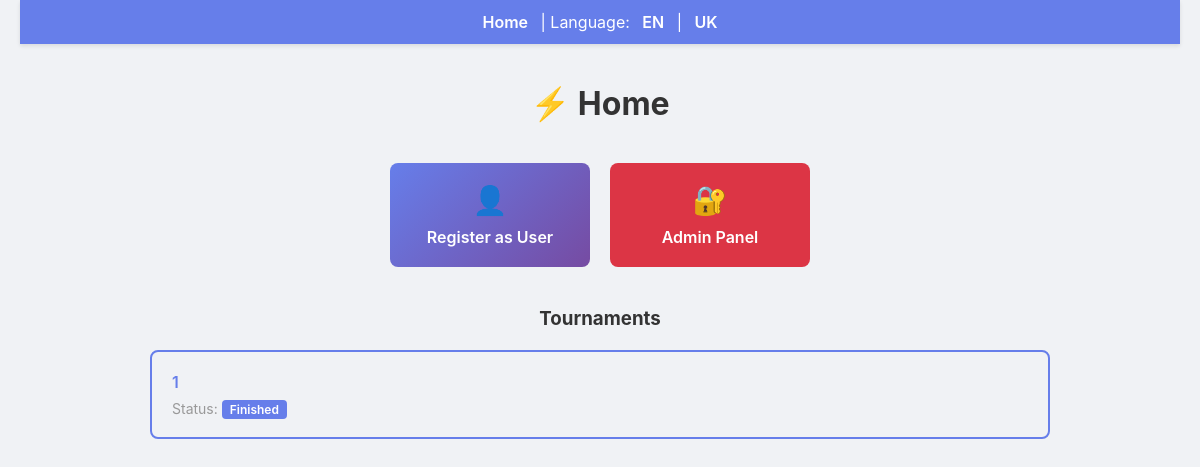
Before: / with the older database file.
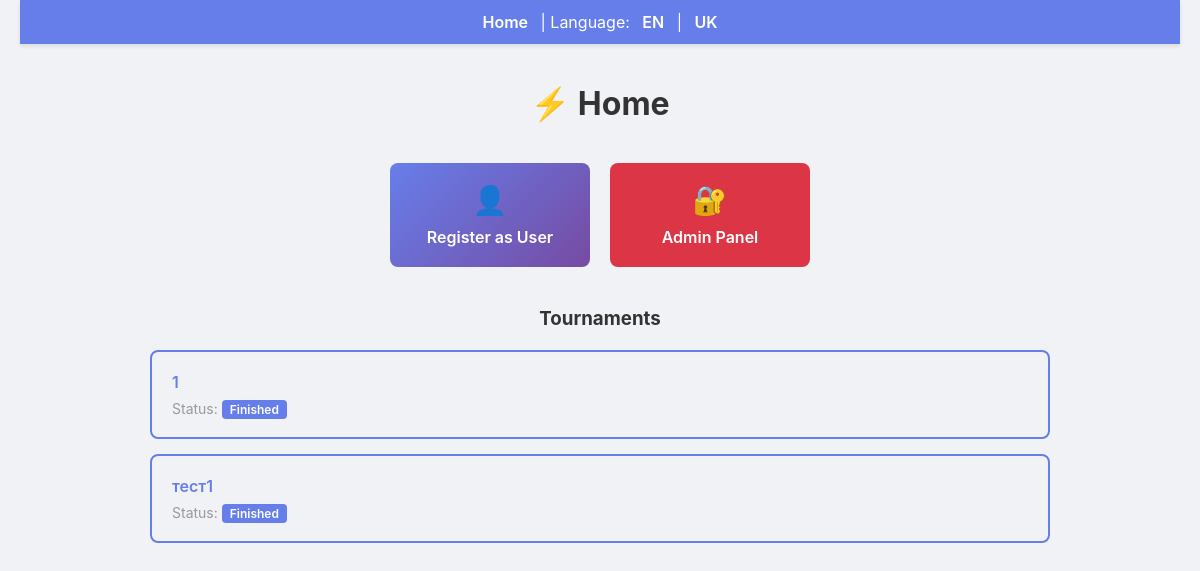
After: the same page with the newer database file.
### backend/models.py (models this page shows)
class Tournament(db.Model):
    id = db.Column(db.Integer, primary_key=True)
    name = db.Column(db.String(200), nullable=False)
    description = db.Column(db.Text)
    max_teams = db.Column(db.Integer)
    status = db.Column(db.String(30), default="Draft")
    rounds = db.relationship('Round', backref='tournament', lazy=True)

### backend/tournaments.py (the view)
def index():
    tournaments = Tournament.query.all()
    return render_template('index.html', tournaments=tournaments)

### backend/app.py (called while the page is built)
@app.context_processor
def inject_user_processor():
    return inject_user()

@app.context_processor
def translation_processor():
    return translation()

### backend/app_helpers.py (called while the page is built)
def get_current_user():
    uid = session.get('user_id')
    if uid:
        return db.session.get(User, uid)
    return None

def inject_user():
    return {'get_current_user': get_current_user}

def translation():
    lang = session.get('language', 'en')
    def t(key):
        return get_text(key, lang)
    return {
        't': t,
        'lang': lang,
        'supported_languages': list(TRANSLATIONS.keys())
    }

### backend/translations.py (called while the page is built)
def get_text(key, lang='en'):
    if lang not in TRANSLATIONS:
        lang = 'en'
    return TRANSLATIONS[lang].get(key, key)

### templates/index.html
{% extends 'base.html' %}
{% block head %}
  <link rel="stylesheet" href="/static/css/index.css">
{% endblock %}
{% block content %}
  <h1 class="home-title">⚡ {{ t('home') }}</h1>
  <div class="action-buttons">
    <a href="/register" class="action-link">
      <div class="action-card">
        <div class="action-icon">👤</div>
        <div class="action-text">{{ t('register') }}</div>
      </div>
    </a>
    <a href="/admin" class="action-link">
      <div class="action-card admin">
        <div style="font-size: 28px; margin-bottom: 10px;">🔐</div>
        <div style="font-weight: 600;">{{ t('admin_panel') }}</div>
      </div>
    </a>
  </div>
  <h3 class="tournaments-title">{{ t('tournaments') }}</h3>
  <div class="tournaments-grid">
    {% for t_item in tournaments %}
      <a href="/tournament/{{t_item.id}}" class="tournament-link">
        <div class="tournament-card">
          <div class="tournament-name">{{t_item.name}}</div>
          <div class="tournament-info">
            {{ t('status') }}: <span class="status-badge">{{t_item.status}}</span>
          </div>
        </div>
      </a>
    {% else %}
      <div class="no-tournaments">
        {{ t('no_tournaments') }}
      </div>
    {% endfor %}
  </div>
{% endblock %}

Changed rows visible on the page:
added Tournament: name "тест1", t "Status", status "Finished"
